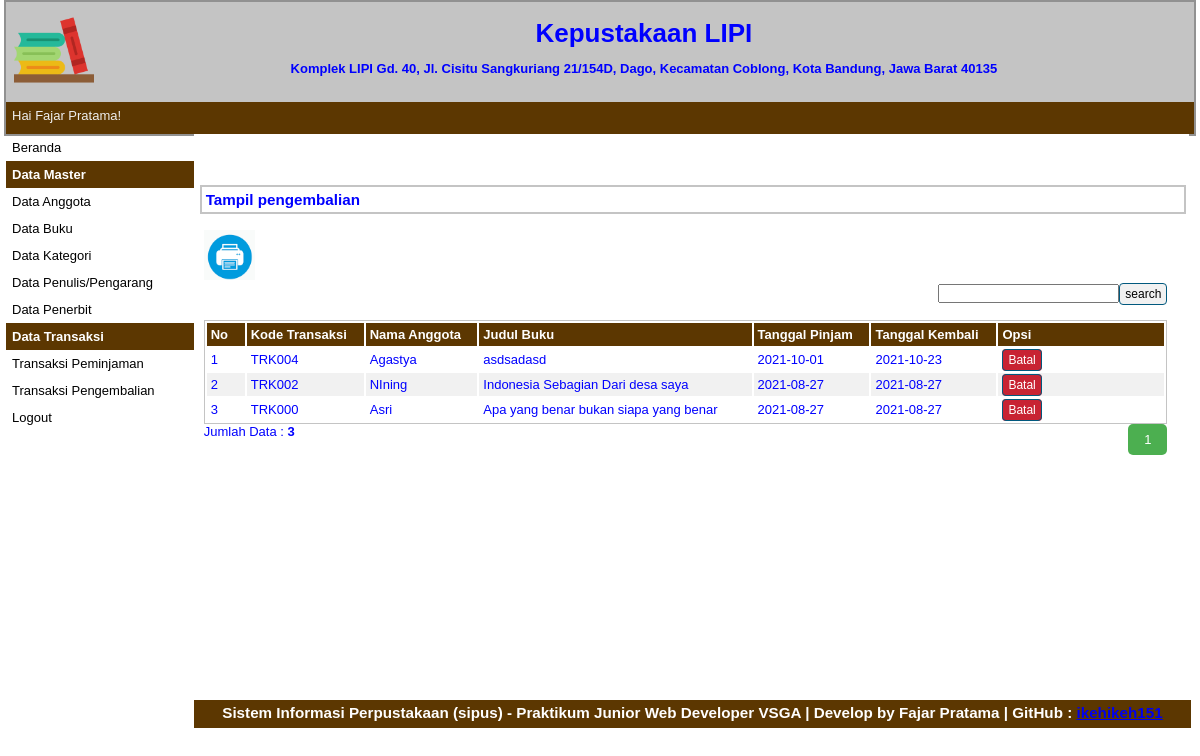
Page /index.php?p=transaksi-pengembalian (signed in) on the committed database.
### tables this page shows
CREATE TABLE `tbtransaksi` (
  `id_transaksi` int(11) NOT NULL,
  `kode_transaksi` varchar(10) NOT NULL,
  `idanggota` varchar(5) NOT NULL,
  `idbuku` varchar(5) NOT NULL,
  `tglpinjam` date NOT NULL,
  `tglkembali` date NOT NULL,
  `status_peminjaman` int(11) NOT NULL COMMENT '0 = dikembalikan\r\n1 = masih dipinjam'
);

CREATE TABLE `tbanggota` (
  `id` int(11) NOT NULL,
  `kode_anggota` varchar(10) NOT NULL,
  `nama` varchar(30) NOT NULL,
  `jeniskelamin` varchar(10) NOT NULL,
  `alamat` varchar(40) NOT NULL,
  `status` varchar(20) NOT NULL DEFAULT '0' COMMENT '0 = tidak meminjam\r\n1 = sedang meminjam',
  `foto` varchar(50) NOT NULL,
  `waktu_dibuat` timestamp NOT NULL DEFAULT current_timestamp()
);

CREATE TABLE `tbbuku` (
  `id` int(11) NOT NULL,
  `kode_buku` varchar(10) NOT NULL,
  `judulbuku` varchar(50) NOT NULL,
  `kategori` varchar(50) NOT NULL,
  `pengarang` varchar(40) NOT NULL,
  `penerbit` varchar(40) NOT NULL,
  `status` varchar(10) NOT NULL DEFAULT '0' COMMENT '0 = tidak dipinjam\r\n1 = dipinjam',
  `waktu_dibuat` datetime NOT NULL DEFAULT current_timestamp()
);

### pages/transaksi-pengembalian.php (the view, shortened to what this page needs)
<div id="label-page">
    <h3>Tampil pengembalian</h3>
</div>
<div id="content">
        <a target="_blank" href="pages/cetak_transaksi_pengembalian.php"><img src="print.png" height="50px" height="50px"></a>
    <FORM CLASS="form-inline" METHOD="POST">
        <div align="right">
            <form method=post>
                <input type="text" name="pencarian"><input type="submit" name="search" value="search" class="tombol">
            </form>
    </FORM>
    <br>
    <table id="tabel-tampil">
        <tr>
            <th id="label-tampil-no">No</td>
            <th>Kode Transaksi</th>
            <th>Nama Anggota</th>
            <th>Judul Buku</th>
            <th>Tanggal Pinjam</th>
            <th>Tanggal Kembali</th>
            <th id="label-opsi">Opsi</th>
        </tr>
        <?php
        $batas = 5;
        extract($_GET);
        if (empty($hal)) {
            $posisi = 0;
            $hal = 1;
            $nomor = 1;
        } else {
            $posisi = ($hal - 1) * $batas;
            $nomor = $posisi + 1;
        }
        if ($_SERVER['REQUEST_METHOD'] == "POST") {
            echo "Hasil Pencarian dengan Kata Kunci : " . $_POST['pencarian'];
            $pencarian = trim(mysqli_real_escape_string($db, $_POST['pencarian']));
            if ($pencarian != "") {
                $sql = "SELECT tbtransaksi.*, b.status, b.judulbuku, a.nama FROM tbtransaksi
                        LEFT JOIN tbanggota a ON a.id = tbtransaksi.idanggota
                        LEFT JOIN tbbuku b ON b.id = tbtransaksi.idbuku
                        WHERE b.status = 0 AND tbtransaksi.status_peminjaman = 0 AND
                        (a.nama LIKE '%$pencarian%'
                        OR b.judulbuku LIKE '%$pencarian%'
						OR kode_transaksi LIKE '%$pencarian%')
						ORDER BY id_transaksi DESC";
                $query = $sql;
                $queryJml = $sql;
            } else {
                $query = "SELECT tbtransaksi.*, b.status, b.judulbuku, a.nama FROM tbtransaksi
                          LEFT JOIN tbanggota a ON a.id = tbtransaksi.idanggota
                          LEFT JOIN tbbuku b ON b.id = tbtransaksi.idbuku
                          WHERE b.status = 0 AND  tbtransaksi.status_peminjaman = 0
                          ORDER BY id_transaksi  DESC LIMIT $posisi, $batas ";
                $queryJml = "SELECT * FROM tbtransaksi LEFT JOIN tbbuku b ON b.id = tbtransaksi.idbuku
                    WHERE b.status = 0 and  tbtransaksi.status_peminjaman = 0";
                $no = $posisi * 1;
            }
        } else {
            $query = "SELECT tbtransaksi.*, b.status, b.judulbuku, a.nama FROM tbtransaksi
                    LEFT JOIN tbanggota a ON a.id = tbtransaksi.idanggota
                    LEFT JOIN tbbuku b ON b.id = tbtransaksi.idbuku
                    WHERE b.status = 0 AND  tbtransaksi.status_peminjaman = 0
                     ORDER BY id_transaksi DESC LIMIT $posisi, $batas";
            $queryJml = "SELECT * FROM tbtransaksi LEFT JOIN tbbuku b ON b.id = tbtransaksi.idbuku
                    WHERE b.status = 0 and  tbtransaksi.status_peminjaman = 0";
        }
        $q_tampil_kategori = mysqli_query($db, $query);
        if (mysqli_num_rows($q_tampil_kategori) > 0) {
            while ($r_tampil_kategori = mysqli_fetch_array($q_tampil_kategori)) {
        ?>
                <tr>
                    <td><?php echo $nomor; ?></td>
                    <td><?php echo $r_tampil_kategori['kode_transaksi']; ?></td>
                    <td><?php echo $r_tampil_kategori['nama']; ?></td>
                    <td><?php echo $r_tampil_kategori['judulbuku']; ?></td>
                    <td><?php echo $r_tampil_kategori['tglpinjam']; ?></td>
                    <td><?php echo $r_tampil_kategori['tglkembali']; ?></td>
                    <td>
                        <div class="tombol-opsi-container"><a href="proses/transaksi-pengembalian-batal-proses.php?id=<?php echo $r_tampil_kategori['id_transaksi']; ?>" onclick="return confirm ('Apakah Anda Yakin?')" class="tombol btn btn-danger">Batal</a></div>
                    </td>
                </tr>
        <?php $nomor++;
            }
        } else {
            echo "<tr><td colspan=6>Data Tidak Ditemukan</td></tr>";
        } ?>
    </table>
    <?php
    if (isset($_POST['pencarian'])) {
        if ($_POST['pencarian'] != '') {
            echo "<div style=\"float:left;\">";
            $jml = mysqli_num_rows(mysqli_query($db, $queryJml));
            echo "Data Hasil Pencarian: <b>$jml</b>";
            echo "</div>";
        }
    } else { ?>
        <div style="float: left;">
            <?php
            $jml = mysqli_num_rows(mysqli_query($db, $queryJml));
            echo "Jumlah Data : <b>$jml</b>";
            ?>
        </div>
        <div class="pagination">
            <?php
            $jml_hal = ceil($jml / $batas);
            for ($i = 1; $i <= $jml_hal; $i++) {
                if ($i != $hal) {
                    echo "<a href=\"?p=buku&hal=$i\">$i</a>";
                } else {
                    echo "<a class=\"active\">$i</a>";
                }
            }
            ?>
        </div>
    <?php
    }
    ?>
</div>

### style.css (style rules this page uses)
* { margin:0px; padding:0px }
body { font-family:sans-serif; font-size:13px; color:blue; }
.pagination { display: inline-block; }
.pagination a { color: black; float: left; padding: 8px 16px; text-decoration: none; }
.pagination a.active { background-color: #4CAF50; color: white; border-radius: 5px; }
#label-page { margin-top:6px; margin-bottom:6px; margin-left:6px; border:2px solid #C4C4C4; padding:4px; width:97.9%; }
#content { float:left; width:96.8%; min-height:454px; background-image : border:2px solid #C4C4C4; padding:10px; margin-bottom:6px; }
.tombol { border-radius:4px; font-size:12px; text-decoration:none; background-color:#F1F1F1; padding-top:3px; padding-bottom:3px; padding-left:5px; padding-right:5px; border:1px solid #01597E; color:black; }
#tabel-tampil { border:1px solid #C4C4C4; width:100%; }
#tabel-tampil tr:nth-child(odd) { background-color:#F1F1F1; }
#tabel-tampil tr th { background-color:#5C3701; color:#FFFFFF; padding:4px; text-align:left; }
#tabel-tampil td { padding:4px; }
#label-tampil-no { width:30px; }
#label-opsi { width:158px; font-weight:bold; }
.tombol-opsi-container { float:left; }
.btn-danger { background-color: #C82333; color: #fff; }

### rows in the picture
tbtransaksi: kode_transaksi "TRK004", idanggota.nama "Agastya", idbuku.judulbuku "asdsadasd", tglpinjam "2021-10-01", tglkembali "2021-10-23"
tbtransaksi: kode_transaksi "TRK002", idanggota.nama "NIning", idbuku.judulbuku "Indonesia Sebagian Dari desa saya", tglpinjam "2021-08-27", tglkembali "2021-08-27"
tbtransaksi: kode_transaksi "TRK000", idanggota.nama "Asri", idbuku.judulbuku "Apa yang benar bukan siapa yang benar", tglpinjam "2021-08-27", tglkembali "2021-08-27"

### other values in the picture
$_SESSION['nama'] "Fajar Pratama"
$jml "3"
